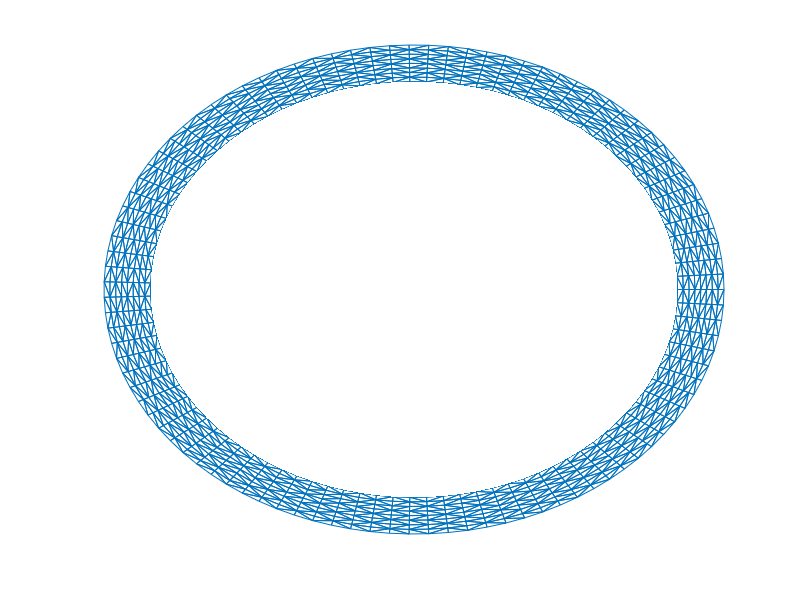

MATLAB code to generate this figure:
clc; clear all ;
M = 9;
N = 100;
r1 = 0.85 ; % inner radius 
r2 = 1 ;  % outer radius
[T,R] = meshgrid(linspace(0,2*pi,N),linspace(r1,r2,M));
% Convert grid to cartesian coordintes
X = R.*cos(T); 
Y = R.*sin(T);
T = delaunay(X,Y);
figure;
hold on;
trimesh(T,X,Y);

%patch middle
t = linspace(0, 2*pi);
X1 = r1*cos(t);
Y1 = r1*sin(t);
patch(X1,Y1,'white','EdgeColor','none')
set(gca,'XColor', 'none','YColor','none') %removes x and y axis
hold off
